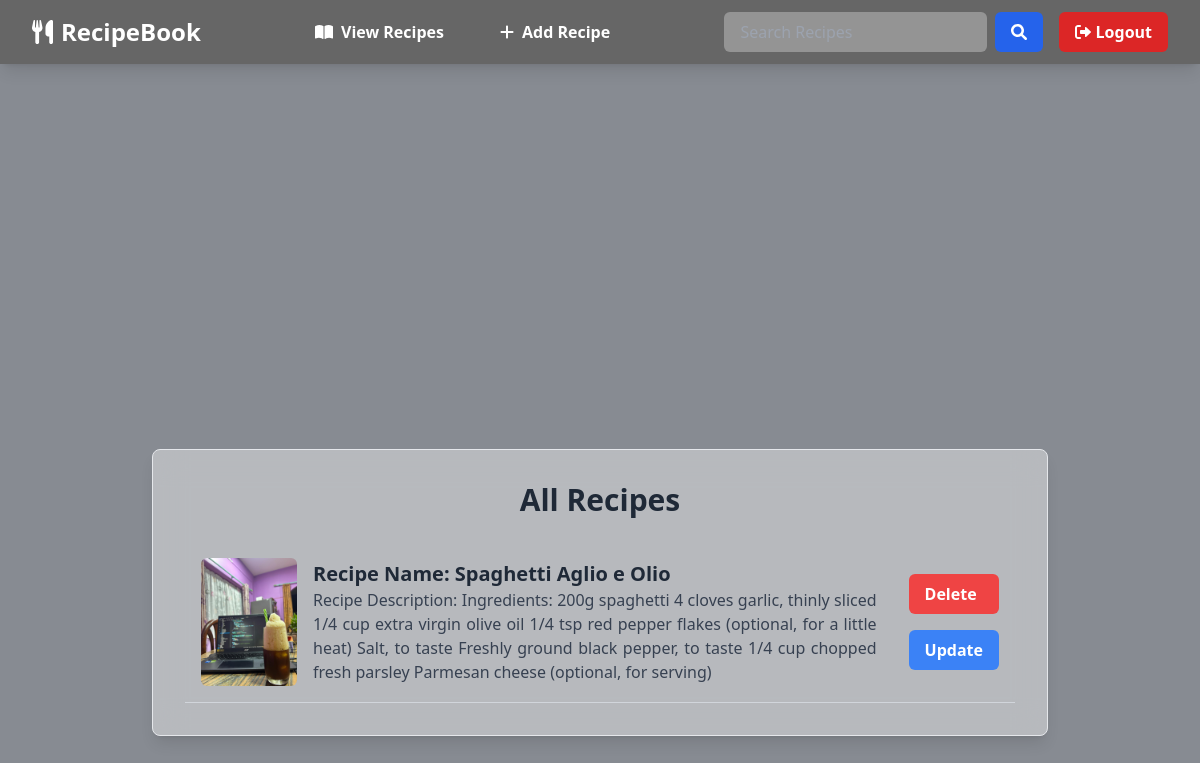
/view-recipes/, run on the app's committed database.
### Recipes/models.py (models this page shows)
class Recipe(models.Model):
    name = models.CharField(max_length=100)
    description = models.TextField()
    image = models.ImageField(upload_to='images')

### Recipes/views.py (the view)
# urls.py: path('view-recipes/', view_recipes, name='view-recipes'),
def view_recipes(request):
    recipes = Recipe.objects.all()
    if request.GET.get('search'):
        recipes =Recipe.objects.filter(name__icontains = request.GET.get('search'))
    return render(request, 'view_recipes.html',{"recipes":recipes})

### Recipes/templates/view_recipes.html (shortened to what this page needs)
<!DOCTYPE html>
<html lang="en">
<head>
    <script src="https://cdn.tailwindcss.com"></script>
</head>
<body>
    <nav class="bg-black bg-opacity-60 backdrop-blur-lg shadow-lg">
        <div class="max-w-7xl mx-auto px-4 sm:px-6 lg:px-8">
            <div class="flex items-center justify-between h-16">
                <div class="flex items-center">
                    <p class="text-2xl font-extrabold text-white hover:text-gray-200 flex items-center">
                        <i class="fas fa-utensils mr-2"></i> RecipeBook
                    </p>
                </div>
                <div class="hidden md:flex space-x-6 items-center">
                    <a href="/view-recipes/" class="text-white font-semibold py-2 px-4 rounded-md hover:bg-white hover:text-gray-900 transition duration-300 ease-in-out">
                        <i class="fas fa-book-open mr-2"></i>View Recipes
                    </a>
                    <a href="/add-recipes/" class="text-white font-semibold py-2 px-4 rounded-md hover:bg-white hover:text-gray-900 transition duration-300 ease-in-out">
                        <i class="fas fa-plus mr-2"></i>Add Recipe
                    </a>
                </div>
                <div class="flex items-center space-x-4">
                    <form class="hidden sm:flex">
                        <input name="search" type="text" placeholder="Search Recipes" class="py-2 px-4 rounded-md bg-white bg-opacity-30 text-white focus:outline-none focus:ring-2 focus:ring-gray-400" />
                        <button type="submit" class="bg-blue-600 text-white font-bold py-2 px-4 rounded-md hover:bg-blue-700 focus:outline-none focus:ring-2 focus:ring-blue-500 ml-2">
                            <i class="fas fa-search"></i>
                        </button>
                    </form>
                    <a href="/logout/" class="text-white font-semibold py-2 px-4 rounded-md bg-red-600 hover:bg-red-700 transition duration-300 ease-in-out">
                        <i class="fas fa-sign-out-alt"></i> Logout
                    </a>
                </div>
            </div>
        </div>
    </nav>
    <div class="flex flex-col items-center justify-center min-h-screen bg-gray-900 bg-opacity-50">
        <div class="max-w-4xl w-full p-8 rounded-lg shadow-lg bg-white bg-opacity-40 backdrop-blur-lg border border-gray-200">
            <h1 class="text-3xl font-bold mb-6 text-gray-800 text-center">All Recipes</h1>
            <div class="max-h-96 overflow-y-auto space-y-8">
                {% if recipes %}
                {% for i in recipes %}
                <div class="flex items-center justify-between p-4 border-b border-gray-300">
                    <div class="flex items-center space-x-4">
                        <img src="/media/{{i.image}}" alt="Recipe Image" class="w-32 h-32 rounded-md object-cover">
                        <div>
                            <h2 class="text-xl font-bold text-gray-800">Recipe Name: {{i.name}}</h2>
                            <p class="text-gray-700" style="text-align: justify;">Recipe Description: {{i.description}}</p>
                        </div>
                    </div>
                    <div class="flex flex-col space-y-4 ml-8">
                        <a href='/delete-recipes/{{i.id}}' class="bg-red-500 text-white font-bold py-2 px-4 rounded-md hover:bg-red-600 focus:outline-none focus:ring-2 focus:ring-red-500">
                            Delete
                        </a>
                        <a href='/update/{{i.id}}' class="bg-blue-500 text-white font-bold py-2 px-4 rounded-md hover:bg-blue-600 focus:outline-none focus:ring-2 focus:ring-blue-500">
                            Update
                        </a>
                    </div>
                </div>
                {% endfor %}
                {% else %}
                <p class="text-center text-gray-700 text-lg font-semibold">No recipes available at the moment.</p>
                {% endif %}
            </div>
        </div>
    </div>
</body>
</html>

### Recipes/templates/view_recipes.html (style rules this page uses)
body { background-image: url('https://images.unsplash.com/photo-1504674900247-0877df9cc836'); background-size: cover; background-position: center; background-attachment: fixed; background-repeat: no-repeat; margin: 0; }

### data on the page
Recipe: image (picture), name "Spaghetti Aglio e Olio", description "Ingredients: 200g spaghetti 4 cloves garlic, thinly sliced 1/4 cup extra virgin olive oil 1/4 tsp red pepper flakes (optional, for a little heat) Salt, to taste Freshly ground black pepper, to taste 1/4 cup chopped fresh parsley Parmesan cheese (optional, for serving)"
